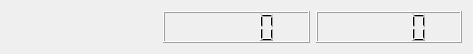
<?xml version="1.0" encoding="UTF-8"?>
<ui version="4.0">
 <class>Form</class>
 <widget class="QWidget" name="Form">
  <property name="geometry">
   <rect>
    <x>0</x>
    <y>0</y>
    <width>473</width>
    <height>54</height>
   </rect>
  </property>
  <property name="windowTitle">
   <string>Form</string>
  </property>
  <layout class="QHBoxLayout" name="horizontalLayout_2">
   <item>
    <widget class="KLed" name="kled"/>
   </item>
   <item>
    <widget class="QLCDNumber" name="lcdNumber"/>
   </item>
   <item>
    <widget class="QLCDNumber" name="lcdNumber_2"/>
   </item>
  </layout>
 </widget>
 <customwidgets>
  <customwidget>
   <class>KLed</class>
   <extends>QWidget</extends>
   <header>kled.h</header>
  </customwidget>
 </customwidgets>
 <resources/>
 <connections/>
</ui>
